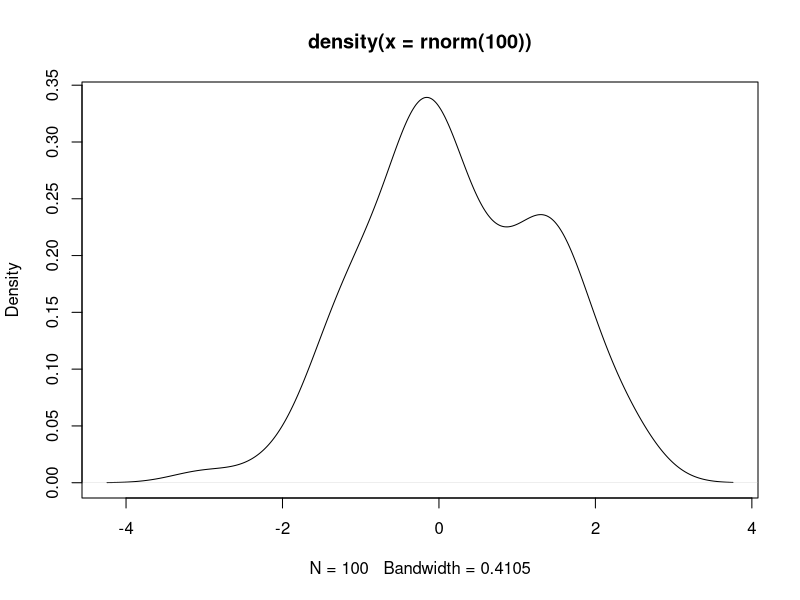
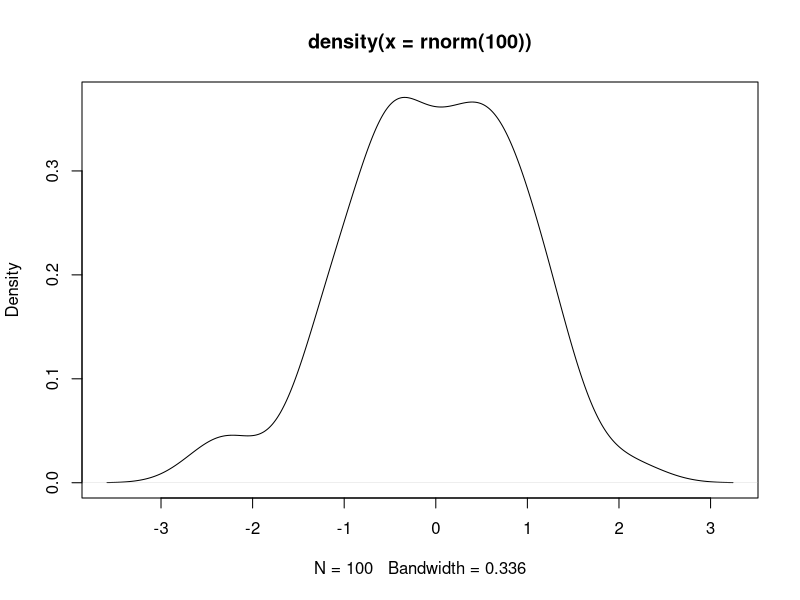
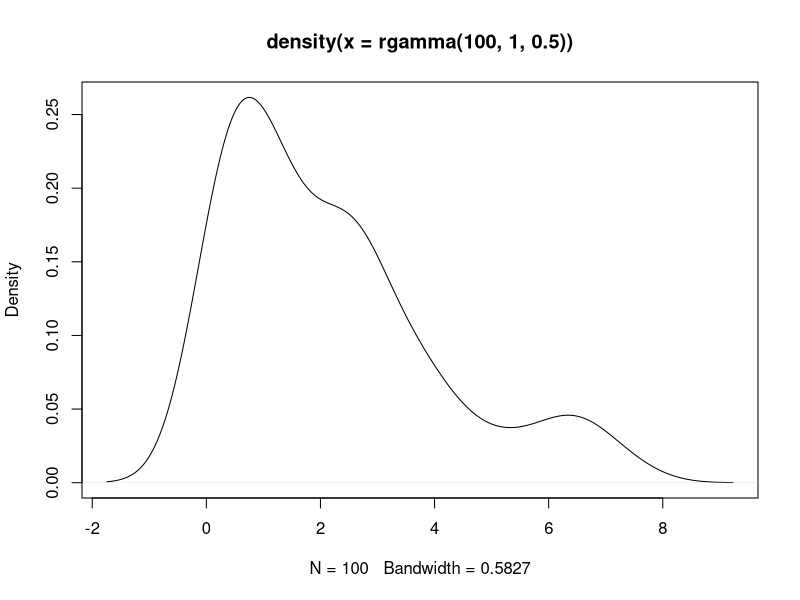

These figures' R source, in order:
################################
# Introduction to Distribution Functions
# Instructions: Fill in the blanks [?]
# Edited by Kyle Chan
################################

#In R, there is a set of built-in functions to calculate quantities in a particular Distribution. 
#In Bayesian statistics we usually work with exponential family distributions. Exponential family distributions
#tend to have a clearly defined conjugate form that can help us obtain the posterior probabilities easily (more on this in week 2!)

#Exponential family distribution is a collection of distributions that follow a generic canonical form.
#Examples include: the Normal Distribution, the Bernuolli Distribution, the Poisson Distribution, the Gamma Distribution, the Beta Distribution etc.

#non-expoentnial family distributions e.g. : the Cauchy Distribution (cool fact: the Cauchy has no known mean and variance values.)

################################################################################
#Exponential Family Functions in R
#in R, names of the distribution functions are in the following form:

#*[distribution name]()
#for example: dnorm(), pnorm(), rnorm(), qnorm().

#Example of distributions available:
#Normal Distribution - *norm()
#Poisson Distribution - *pois()
#Binomial Distribution -*binom()
#Exponential Distribution - *exp()
#Bernuolli Distribution - *bern() (from mc2d/ Rlab packages)
#Gamma Distribution - *gamma()
#Beta Distribution - *beta()


#d-series functions are density functions. In other words, this gives the output of a probability density function (pdf) of a particular distribution.
# e.g. dnorm(0,mean= 0, sd =1) gives the density (i.e. Pr[X=0]) given that X ~ N(0,1).

#[?] What is this quantity? Pr[X=-2] given that X~ N(0,1).
dnorm(-2,mean=0,sd=1) 
#Hint: Plot the following density
plot(density(rnorm(100)))
#Take a look at where -2 is.

#[?] Compute Pr[X=1], given that X~Poisson(2).
dpois(1,lambda = 2)

#p-series functions give the "probability functions", i.e. Pr(X< value of your choice).
# e.g. pnorm() - gives the probability function of the normal distribution (need to specify q - the value of the random variable X in question.)

#[?] What is this quantity? Pr[X<=-2] given that X~ N(0,1). In the plot, that is the area under the curve given X<=-2
pnorm(-2, mean=0,sd=1)
#Hint: Plot the following density
plot(density(rnorm(100)))
#Take a look at where -2 is.

#pnorm has a parameter lower.tail=TRUE. This means that we are looking at Pr[X <= x]. If you set this to false, then you will obtain Pr[X>x].
#[?] What is this quantity? Pr[X>-2] given that X~ N(0,1). n the plot, that is the area under the curve given X>-2.
pnorm(-2, mean=0,sd=1, lower.tail=F)

#[?] S(t) is said to be the survival function given a random variable t. If t~ exp(lambda= 1), compute S(3).
pexp(3, 1, lower.tail=F)


#q-series functions give the "quantile function". This can be thought of as the inverse of the cumulative density function (cdf) or the inverse of the p-class functions.
#This is very useful for making inference.
# e.g.  - gives the 99th percentile of the normal distribution (default to mean = 0, sd = 1).

#[?] what is this quantity? 99th percentile of X ~ N(0,1).
qnorm(.99,  mean = 0, sd = 1)

#[?] Compute the 75th percentile of X ~ Poisson(Lambda = 1).
qpois(.75, lambda=1)

#r-series functions generate random quantities that follow a particular distribution.
# e.g. rnorm(100) - generates 100 random values that~N(0,1).

#[?] What does this code do? Generates a sample of 10 X, assuming X~ N(0,1).
rnorm(n=10, mean=0, sd=1)

#[?] Visualize the Gamma Function by generating 100 samples. Assume that X ~ (1, 0.5).
#Hint: use plot(density(X)) to visualize a distribution.

plot(density(rgamma(100, 1, 0.5)))
